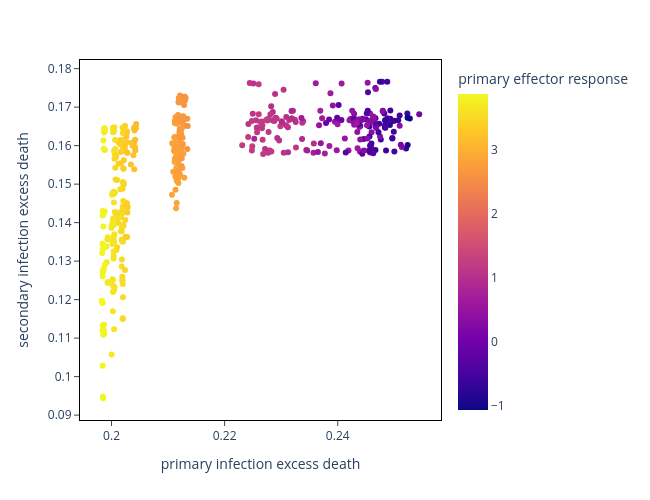

Notebook code for this chart:
### Code cell
z = sec_mean_df['s_psi_NE_c'] + sec_mean_df['s_psi_NE_I']
sec_mean_df['s_NE_reg'] = sec_mean_df['s_psi_NE_c'] + sec_mean_df['s_psi_NE_I']
sec_mean_df['s_EeM_reg'] = sec_mean_df['s_psi_EeM_c'] + sec_mean_df['s_psi_EeM_I']
sec_mean_df['s_pME_reg'] = sec_mean_df['s_psi_pME_c'] + sec_mean_df['s_psi_pME_I']
sec_mean_df['s_norm_max_peff'] = np.log((sec_mean_df['s_max_pE'] + sec_mean_df['s_inf_peM'])/K_IE)
sec_mean_df['s_norm_harm_pI'] = sec_mean_df['s_harm_pI']/b_S
sec_mean_df['s_norm_harm_sI'] = sec_mean_df['s_harm_sI']/b_S

fig = px.scatter(sec_mean_df, x = 's_norm_harm_pI', y = 's_norm_harm_sI', color = 's_norm_max_peff', #size ='s_EeM_reg',
                 labels ={"s_norm_harm_pI": "primary infection excess death",
                          's_norm_harm_sI': "secondary infection excess death",
                          's_norm_max_peff': "primary effector response",
                          's_NE_reg': "naive-to-effector regulation",
                          's_EeM_reg': "effector-to-memory regulation",
                          's_pME_reg': "memory-to-effector regulation"} ,
                 width = 650,
                 height = 500,
                 hover_data = ['s_psi_NE_I', 's_psi_NE_c', 's_psi_EeM_I', 's_psi_EeM_c', 's_psi_pME_I', 's_psi_pME_c'],
                log_y = False, log_x = False)

fig.update_layout(
    plot_bgcolor='white'
)

fig.update_xaxes(
    mirror=True,
    ticks='outside',
    showline=True,
    linecolor='black'
)
fig.update_yaxes(
    mirror=True,
    ticks='outside',
    showline=True,
    linecolor='black'
)

fig.show()
fig.write_html('_figs/p_harm_v_s_harm_w_p_eff_regs_'+reg_model+'.html')

### Figure 1 — Plotly figure (JSON) as saved in the notebook; plotly's stock layout.template omitted (floating-point values rounded to 4 significant figures; data arrays with more than 128 entries replaced by an {"elided": "..."} marker saying what was removed)
{"data": [{"customdata": {"elided": "512x6 int values"}, "hovertemplate": "primary infection excess death=%{x}<br>secondary infection excess death=%{y}<br>s_psi_NE_I=%{customdata[0]}<br>s_psi_NE_c=%{customdata[1]}<br>s_psi_EeM_I=%{customdata[2]}<br>s_psi_EeM_c=%{customdata[3]}<br>s_psi_pME_I=%{customdata[4]}<br>s_psi_pME_c=%{customdata[5]}<br>primary effector response=%{marker.color}<extra></extra>", "legendgroup": "", "marker": {"color": {"elided": "512 float values"}, "coloraxis": "coloraxis", "symbol": "circle"}, "mode": "markers", "name": "", "orientation": "v", "showlegend": false, "type": "scatter", "x": {"elided": "512 float values"}, "xaxis": "x", "y": {"elided": "512 float values"}, "yaxis": "y"}], "layout": {"coloraxis": {"colorbar": {"title": {"text": "primary effector response"}}, "colorscale": [[0, "#0d0887"], [0.1111, "#46039f"], [0.2222, "#7201a8"], [0.3333, "#9c179e"], [0.4444, "#bd3786"], [0.5556, "#d8576b"], [0.6667, "#ed7953"], [0.7778, "#fb9f3a"], [0.8889, "#fdca26"], [1, "#f0f921"]]}, "height": 500, "legend": {"tracegroupgap": 0}, "margin": {"t": 60}, "plot_bgcolor": "white", "width": 650, "xaxis": {"anchor": "y", "autorange": true, "domain": [0, 1], "linecolor": "black", "mirror": true, "range": [0.1944, 0.2583], "showline": true, "ticks": "outside", "title": {"text": "primary infection excess death"}, "type": "linear"}, "yaxis": {"anchor": "x", "autorange": true, "domain": [0, 1], "linecolor": "black", "mirror": true, "range": [0.08873, 0.1822], "showline": true, "ticks": "outside", "title": {"text": "secondary infection excess death"}, "type": "linear"}}}
